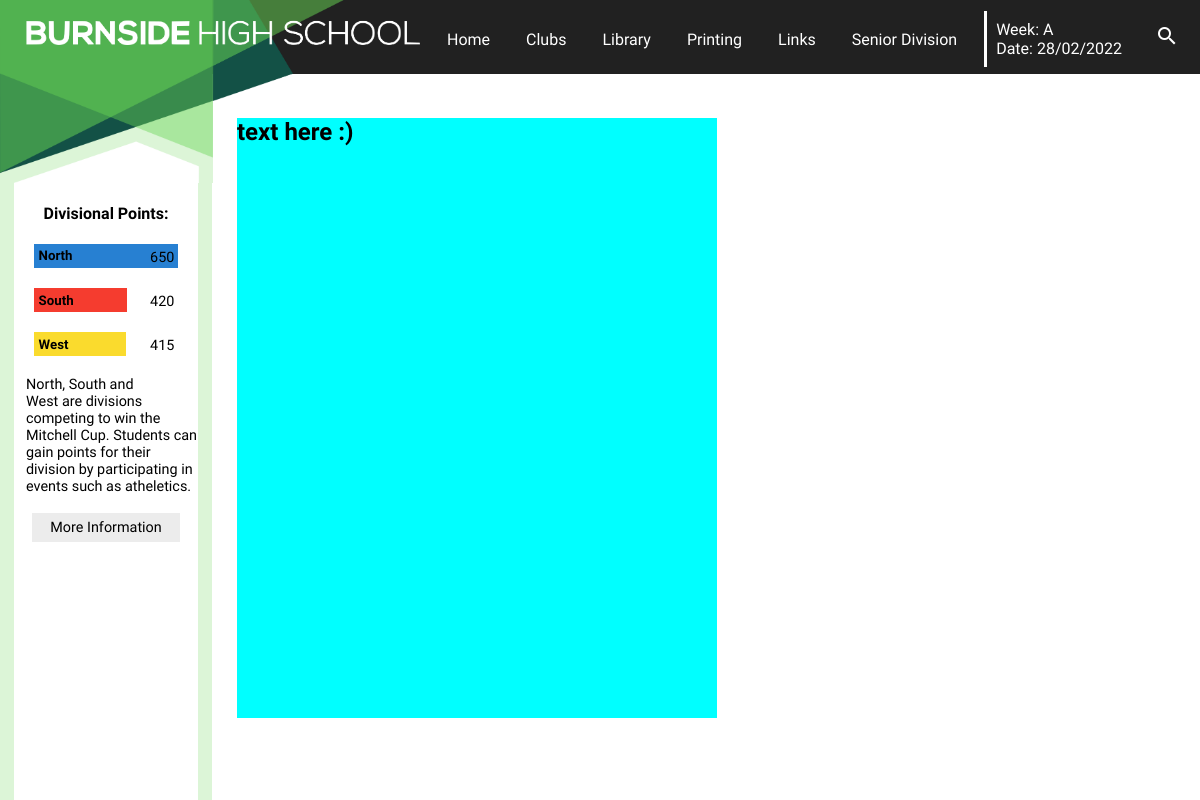
The page / on the database its author committed.
### tables this page shows
CREATE TABLE Divisions (id INTEGER PRIMARY KEY, name STRING, colour STRING);

### main.py (the view)
@app.route('/')
def home():
    first = ['north', 0]
    second = ['north', 0]
    third = ['north', 0]
    north = ['North', 0]
    south = ['South', 0]
    west = ['West', 0]
    results = connectsql("db/Divisionalpoints.db", "SELECT colour, name FROM Divisions")
    for result in results:
        if result[1] == 'north':
            north.append(result[0])
        if result[1] == 'south':
            south.append(result[0])
        if result[1] == 'west':
            west.append(result[0])
    thing = connectsql("db/Divisionalpoints.db", "SELECT north, south, west\
                       FROM Points")
    for item in thing:
        north[1] = north[1] + item[0]
        south[1] = south[1] + item[1]
        west[1] = west[1] + item[2]
    divisions = [north, south, west]
    for division in divisions:
        if division[1] > first[1]:
            first = division
    divisions.remove(first)
    for division in divisions:
        if division[1] > second[1]:
            second = division
    divisions.remove(second)
    for division in divisions:
        third = division
    ''' define division values, name and colour eg.num1=largest number,
    name3=name of div with least points etc. to display'''
    num1 = first[1]
    num2 = second[1]
    num3 = third[1]
    name1 = first[0]
    name2 = second[0]
    name3 = third[0]
    col1 = first[2]
    col2 = second[2]
    col3 = third[2]
    contents = connectsql("db/HomePageContent.db", "SELECT content, colour, \
                          image, width, height, link, target, iframe FROM \
                          Content ORDER BY box")
    content = []
    for item in contents:
        if item[2] != None:
            item = list(item)
            item[3] = item[3]+2
            item[4] = item[4]+2
            item = tuple(item)
        content.append(item)
    ''' display the home.html page with all of the variables used as their
    corresponding variables within the page'''
    return render_template('home2.html', num1=num1, num2=num2, num3=num3,
                           name1=name1, name2=name2, name3=name3, col1=col1,
                           col2=col2, col3=col3, content=content, week=week,
                           date=date)

### main.py (called while the page is built)
def connectsql(data, query):
    with sqlite3.connect(data) as connection:
        cursor = connection.cursor()
        cursor.execute(query)
        results = cursor.fetchall()
        return results

### templates/home2.html
{% extends 'layout.html' %}
{% block content %}
        <div class="maincontent">
                <h1>text here :)</h1>
        </div>
{% endblock %}
{% block sidebar %}
<div class=divpoints>
        <h4>Divisional Points:</h4>
        <div class=first style='background-color: #{{col1}}'><h5>{{name1}}</h5></div>
        <div class=number><p>{{num1}}</p></div>
        <div class=second style='background-color: #{{col2}}; width:calc(({{num2}}/{{num1}})*12vw)'><h5>{{name2}}</h5></div>
        <div class=number><p>{{num2}}</p></div>
        <div class=second style='background-color: #{{col3}}; width:calc(({{num3}}/{{num1}})*12vw)'><h5>{{name3}}</h5></div>
        <div class=number><p>{{num3}}</p></div>
        <p>North, South and West are divisions competing to win the Mitchell Cup. Students can gain points for their division by participating in events such as atheletics.</p>
        <div class='link'>
                <a href="/divpoints"><p>More Information</p></a>
        </div>
</div>
{% endblock %}

### static/css/style.css (style rules this page uses)
body { font-family: 'Raleway', sans-serif; margin: 0px 0px 0px 0px; background-color: white; background-size: 30vw, 15.0857142857vw; }
.sidenav p { margin-left:1vw; }
.divpoints p { text-align: left; font-size: 90%; }
.divpoints h4 { text-align: center; }
.divpoints h5 { width:3vw; margin:0.38vw; float:left; margin-right:0; }
.number p { float:right; text-align: right; margin:0.25vw; padding:0; width:2vw; margin-left: 0; margin-right:2vw; position:relative; top:-3.5vw; }
.first { width:12vw; height:2vw; margin:1.67vw; }
.second { height:2vw; margin:1.67vw; margin-right:0; }
h4 { text-align:center; }
.link p { background-color:#ecececff; margin:1.5vw; padding:.5vw; text-align: center; text-decoration: none; color: black; }
.sidenav a { text-decoration:none; }
.maincontent { width: 40vw; height:50vw; background-color:aqua }

### rows shown on the page
Divisions: name "North"
Divisions: name "South"
Divisions: name "West"

### other values the page prints
{{ week }} "A"
{{ date }} "28/02/2022"
{{ num1 }} "650"
{{ num2 }} "420"
{{ num3 }} "415"
